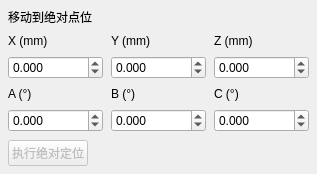
                    <widget class="QWidget" name="absoluteSection">
                     <property name="engRole" stdset="0">
                      <string notr="true">controlSection</string>
                     </property>
                     <layout class="QVBoxLayout" name="absoluteSectionLayout">
                      <property name="leftMargin">
                       <number>8</number>
                      </property>
                      <property name="topMargin">
                       <number>8</number>
                      </property>
                      <property name="rightMargin">
                       <number>8</number>
                      </property>
                      <property name="bottomMargin">
                       <number>8</number>
                      </property>
                      <property name="spacing">
                       <number>8</number>
                      </property>
                      <item>
                       <widget class="QLabel" name="absoluteSectionTitle">
                        <property name="text">
                         <string>移动到绝对点位</string>
                        </property>
                        <property name="textFormat">
                         <enum>Qt::PlainText</enum>
                        </property>
                        <property name="wordWrap">
                         <bool>true</bool>
                        </property>
                        <property name="engRole" stdset="0">
                         <string notr="true">section</string>
                        </property>
                       </widget>
                      </item>
                      <item>
                       <layout class="QGridLayout" name="absoluteGrid" columnstretch="1,1,1">
                        <property name="leftMargin">
                         <number>0</number>
                        </property>
                        <property name="topMargin">
                         <number>0</number>
                        </property>
                        <property name="rightMargin">
                         <number>0</number>
                        </property>
                        <property name="bottomMargin">
                         <number>0</number>
                        </property>
                        <property name="spacing">
                         <number>8</number>
                        </property>
                        <item row="0" column="0">
                         <widget class="QLabel" name="absolute_xTitle">
                          <property name="text">
                           <string>X (mm)</string>
                          </property>
                          <property name="textFormat">
                           <enum>Qt::PlainText</enum>
                          </property>
                          <property name="wordWrap">
                           <bool>true</bool>
                          </property>
                         </widget>
                        </item>
                        <item row="1" column="0">
                         <widget class="QDoubleSpinBox" name="absolute_x">
                          <property name="decimals">
                           <number>3</number>
                          </property>
                          <property name="minimum">
                           <double>-1000000000</double>
                          </property>
                          <property name="maximum">
                           <double>1000000000</double>
                          </property>
                          <property name="keyboardTracking">
                           <bool>false</bool>
                          </property>
                          <property name="minimumSize">
                           <size>
                            <width>70</width>
                            <height>0</height>
                           </size>
                          </property>
                          <property name="toolTip">
                           <string>单位按参考界面显示；设备范围与单位换算仍须按服务端协议核实。</string>
                          </property>
                         </widget>
                        </item>
                        <item row="0" column="1">
                         <widget class="QLabel" name="absolute_yTitle">
                          <property name="text">
                           <string>Y (mm)</string>
                          </property>
                          <property name="textFormat">
                           <enum>Qt::PlainText</enum>
                          </property>
                          <property name="wordWrap">
                           <bool>true</bool>
                          </property>
                         </widget>
                        </item>
                        <item row="1" column="1">
                         <widget class="QDoubleSpinBox" name="absolute_y">
                          <property name="decimals">
                           <number>3</number>
                          </property>
                          <property name="minimum">
                           <double>-1000000000</double>
                          </property>
                          <property name="maximum">
                           <double>1000000000</double>
                          </property>
                          <property name="keyboardTracking">
                           <bool>false</bool>
                          </property>
                          <property name="minimumSize">
                           <size>
                            <width>70</width>
                            <height>0</height>
                           </size>
                          </property>
                          <property name="toolTip">
                           <string>单位按参考界面显示；设备范围与单位换算仍须按服务端协议核实。</string>
                          </property>
                         </widget>
                        </item>
                        <item row="0" column="2">
                         <widget class="QLabel" name="absolute_zTitle">
                          <property name="text">
                           <string>Z (mm)</string>
                          </property>
                          <property name="textFormat">
                           <enum>Qt::PlainText</enum>
                          </property>
                          <property name="wordWrap">
                           <bool>true</bool>
                          </property>
                         </widget>
                        </item>
                        <item row="1" column="2">
                         <widget class="QDoubleSpinBox" name="absolute_z">
                          <property name="decimals">
                           <number>3</number>
                          </property>
                          <property name="minimum">
                           <double>-1000000000</double>
                          </property>
                          <property name="maximum">
                           <double>1000000000</double>
                          </property>
                          <property name="keyboardTracking">
                           <bool>false</bool>
                          </property>
                          <property name="minimumSize">
                           <size>
                            <width>70</width>
                            <height>0</height>
                           </size>
                          </property>
                          <property name="toolTip">
                           <string>单位按参考界面显示；设备范围与单位换算仍须按服务端协议核实。</string>
                          </property>
                         </widget>
                        </item>
                        <item row="2" column="0">
                         <widget class="QLabel" name="absolute_aTitle">
                          <property name="text">
                           <string>A (°)</string>
                          </property>
                          <property name="textFormat">
                           <enum>Qt::PlainText</enum>
                          </property>
                          <property name="wordWrap">
                           <bool>true</bool>
                          </property>
                         </widget>
                        </item>
                        <item row="3" column="0">
                         <widget class="QDoubleSpinBox" name="absolute_a">
                          <property name="decimals">
                           <number>3</number>
                          </property>
                          <property name="minimum">
                           <double>-1000000000</double>
                          </property>
                          <property name="maximum">
                           <double>1000000000</double>
                          </property>
                          <property name="keyboardTracking">
                           <bool>false</bool>
                          </property>
                          <property name="minimumSize">
                           <size>
                            <width>70</width>
                            <height>0</height>
                           </size>
                          </property>
                          <property name="toolTip">
                           <string>单位按参考界面显示；设备范围与单位换算仍须按服务端协议核实。</string>
                          </property>
                         </widget>
                        </item>
                        <item row="2" column="1">
                         <widget class="QLabel" name="absolute_bTitle">
                          <property name="text">
                           <string>B (°)</string>
                          </property>
                          <property name="textFormat">
                           <enum>Qt::PlainText</enum>
                          </property>
                          <property name="wordWrap">
                           <bool>true</bool>
                          </property>
                         </widget>
                        </item>
                        <item row="3" column="1">
                         <widget class="QDoubleSpinBox" name="absolute_b">
                          <property name="decimals">
                           <number>3</number>
                          </property>
                          <property name="minimum">
                           <double>-1000000000</double>
                          </property>
                          <property name="maximum">
                           <double>1000000000</double>
                          </property>
                          <property name="keyboardTracking">
                           <bool>false</bool>
                          </property>
                          <property name="minimumSize">
                           <size>
                            <width>70</width>
                            <height>0</height>
                           </size>
                          </property>
                          <property name="toolTip">
                           <string>单位按参考界面显示；设备范围与单位换算仍须按服务端协议核实。</string>
                          </property>
                         </widget>
                        </item>
                        <item row="2" column="2">
                         <widget class="QLabel" name="absolute_cTitle">
                          <property name="text">
                           <string>C (°)</string>
                          </property>
                          <property name="textFormat">
                           <enum>Qt::PlainText</enum>
                          </property>
                          <property name="wordWrap">
                           <bool>true</bool>
                          </property>
                         </widget>
                        </item>
                        <item row="3" column="2">
                         <widget class="QDoubleSpinBox" name="absolute_c">
                          <property name="decimals">
                           <number>3</number>
                          </property>
                          <property name="minimum">
                           <double>-1000000000</double>
                          </property>
                          <property name="maximum">
                           <double>1000000000</double>
                          </property>
                          <property name="keyboardTracking">
                           <bool>false</bool>
                          </property>
                          <property name="minimumSize">
                           <size>
                            <width>70</width>
                            <height>0</height>
                           </size>
                          </property>
                          <property name="toolTip">
                           <string>单位按参考界面显示；设备范围与单位换算仍须按服务端协议核实。</string>
                          </property>
                         </widget>
                        </item>
                       </layout>
                      </item>
                      <item alignment="Qt::AlignLeft">
                       <widget class="QPushButton" name="moveCouchPointButton">
                        <property name="text">
                         <string>执行绝对定位</string>
                        </property>
                        <property name="enabled">
                         <bool>false</bool>
                        </property>
                        <property name="engRole" stdset="0">
                         <string notr="true">primary</string>
                        </property>
                        <property name="toolTip">
                         <string>device.moveCouchPoint</string>
                        </property>
                       </widget>
                      </item>
                     </layout>
                    </widget>
